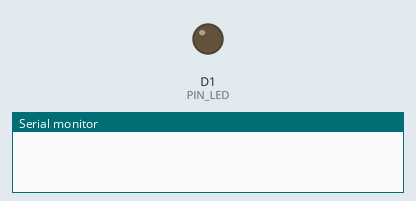
Bench run of a sketch on a simulated ESP8266 (NodeMCU). On the bench: output pins drawn as LEDs (lit = HIGH), the last lines printed to the serial monitor. Random numbers use the default seed unless the sketch sets one.

Above: at 0.1 s.
At 6.1 s:
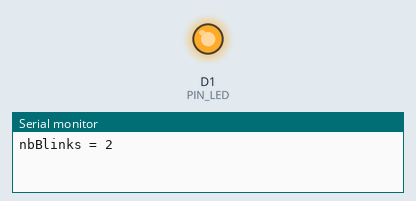
Timing chart, 0 to 8.5 s (numbered marks = the images above):
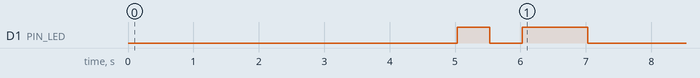

Measured:
- by itself, D1 (PIN_LED): LOW → HIGH at 5.0 s, → LOW 0.50 s later, → HIGH 0.50 s later, → LOW 1.0 s later

The sketch:

simplereflexes-ir.ino
```cpp
#include <ESP8266WiFi.h>
#include <IRremote.hpp>

#define PIN_LED         D1
#define PIN_IR_REMOTE   D3   // IR receiver OUT pin

unsigned long buttonCode[10] = {
  0x0,          // 0,   // should not be used since: 2 <= nbBlink >= 9
  0x0,          // 1,   // should not be used since: 2 <= nbBlink >= 9
  0x0,          // 2,   // should not be used since: 2 <= nbBlink >= 9
  0xB847FF00,   // 3,
  0xBB44FF00,   // 4,
  0xBF40FF00,   // 5,
  0xBC43FF00,   // 6,
  0xF807FF00,   // 7,
  0xEA15FF00,   // 8,
  0xF609FF00    // 9,
};
// --------------------------------------------------------------------

int state = 0;       // 0 = wait+blink phase, 1 = waiting for the right button
int nbBlinks;
unsigned long t1 = 0, t2 = 0;

// returns the digit (2..9) corresponding to a received IR code, or -1 if unknown
int codeToDigit(unsigned long code) {
  for (int d = 2; d <= 9; d++) {
    if (buttonCode[d] == code) {
      return d;
    }
  }
  return -1;
}

void setup() {
  Serial.begin(115200);
  delay(10);

  // power off Wifi to save energy
  WiFi.mode(WIFI_OFF);
  WiFi.forceSleepBegin();
  delay(10);

  pinMode(PIN_LED, OUTPUT);
  digitalWrite(PIN_LED, LOW);  // LED off at boot

  IrReceiver.begin(PIN_IR_REMOTE, ENABLE_LED_FEEDBACK);

  randomSeed(analogRead(A0));
  delay(10);
}

void loop() {
  if (state == 0) {
    // wait 5 secs before blinking
    delay(5000);

    nbBlinks = random(2, 10);  // 2..9
    Serial.printf("nbBlinks = %d\n", nbBlinks);

    for (int i = 1; i < nbBlinks; i++) {
      digitalWrite(PIN_LED, HIGH);
      delay(500);
      digitalWrite(PIN_LED, LOW);
      delay(500);
    }

    digitalWrite(PIN_LED, HIGH);
    delay(1000);
    digitalWrite(PIN_LED, LOW);

    // discard any IR signal that might have arrived during the blinking
    while (IrReceiver.decode()) {
      IrReceiver.resume();
    }

    t1 = millis();
    Serial.printf("t1 = %lu\n", t1);
    state = 1;

  } else if (state == 1) {
    if (IrReceiver.decode()) {
      unsigned long code = IrReceiver.decodedIRData.decodedRawData;
      int digit = codeToDigit(code);

      if (digit != -1) {
        Serial.printf("Button pressed: %d\n", digit);
      } else {
        Serial.println("Unknown / repeat code ignored");
      }

      if (digit == nbBlinks) {
        t2 = millis();
        Serial.printf("t2 = %lu\n", t2);
        Serial.printf("final time (t2-t1): %lu ms\n", t2 - t1);

        digitalWrite(PIN_LED, HIGH);
        delay(200);
        digitalWrite(PIN_LED, LOW);

        state = 0;
      }

      // wrong button (or unknown code): just keep waiting, time keeps running
      IrReceiver.resume();  // ready to receive the next code
    }
  }
}
```
